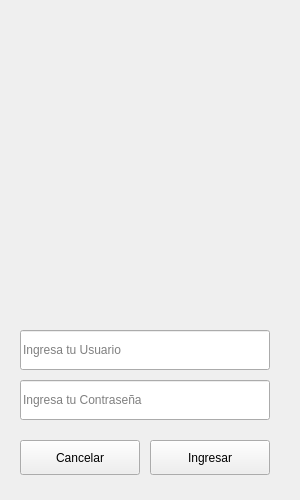
<?xml version="1.0" encoding="UTF-8"?>
<ui version="4.0">
 <class>UILogin</class>
 <widget class="QWidget" name="UILogin">
  <property name="geometry">
   <rect>
    <x>0</x>
    <y>0</y>
    <width>300</width>
    <height>500</height>
   </rect>
  </property>
  <property name="minimumSize">
   <size>
    <width>300</width>
    <height>500</height>
   </size>
  </property>
  <property name="maximumSize">
   <size>
    <width>300</width>
    <height>500</height>
   </size>
  </property>
  <property name="font">
   <font>
    <family>Tahoma</family>
   </font>
  </property>
  <property name="windowTitle">
   <string>Ingreso a SVDN ENTERPRISE</string>
  </property>
  <property name="windowIcon">
   <iconset>
    <normaloff>../image/favicon.ico</normaloff>../image/favicon.ico</iconset>
  </property>
  <property name="styleSheet">
   <string notr="true">QToolTip
{
     border: 1px solid #D81D75;
     background-color:#1C1D1C /*#1775F9*/;
     padding: 3px;
     border-radius: 3px;
     opacity: 100;
}

QWidget
{
    color: #b1b1b1;
    background-color: #323232;
}

QWidget:item:hover
{
    background-color: QLinearGradient( x1: 0, y1: 0, x2: 0, y2: 1, stop: 0 #1775F9, stop: 1 #ca0619);
    color: #000000;
}

QWidget:item:selected
{
    background-color: QLinearGradient( x1: 0, y1: 0, x2: 0, y2: 1, stop: 0 #1775F9, stop: 1 #1775FA);
}

QMenuBar::item
{
    background: transparent;
}

QMenuBar::item:selected
{
    background: transparent;
    border: 1px solid #2693FF;
}

QMenuBar::item:pressed
{
    background: #444;
    border: 1px solid #000;
    background-color: QLinearGradient(
        x1:0, y1:0,
        x2:0, y2:1,
        stop:1 #212121,
        stop:0.4 #343434/*,
        stop:0.2 #343434,
        stop:0.1 #2693FF*/
    );
    margin-bottom:-1px;
    padding-bottom:1px;
}

QMenu
{
    border: 1px solid #000;
    padding: 2px;
}

QMenu::item
{
    /*padding: 5px 20px 5px 20px;*/
}

QMenu::item:selected
{
    color: #000000;
}


QWidget:disabled
{
    color: #404040;
    background-color: #323232;
}

QAbstractItemView
{
    background-color: QLinearGradient( x1: 0, y1: 0, x2: 0, y2: 1, stop: 0 #4d4d4d, stop: 0.1 #646464, stop: 1 #5d5d5d);
}

QWidget:focus
{
    /*border: 2px solid QLinearGradient( x1: 0, y1: 0, x2: 0, y2: 1, stop: 0 #1775F9, stop: 1 #1775FA);*/
}

/*QLineEdit
{
    background-color: QLinearGradient( x1: 0, y1: 0, x2: 0, y2: 1, stop: 0 #4d4d4d, stop: 0 #646464, stop: 1 #5d5d5d);
    padding: 1px;
    border-style: solid;
    border: 1px solid #1e1e1e;
    border-radius: 5;
}*/

QLabel#linkField
{
    color: #1775F9;
}

QLabel#linkField:hover
{
    color: #D81D75;
}

QPushButton
{
    color: #b1b1b1;
    background-color: QLinearGradient( x1: 0, y1: 0, x2: 0, y2: 1, stop: 0 #565656, stop: 0.1 #525252, stop: 0.5 #4e4e4e, stop: 0.9 #4a4a4a, stop: 1 #464646);
    border-width: 1px;
    border-color: #1e1e1e;
    border-style: solid;
    border-radius: 6;
    padding: 3px;
    font-size: 12px;
    padding-left: 5px;
    padding-right: 5px;
}

QPushButton:pressed
{
    background-color: QLinearGradient( x1: 0, y1: 0, x2: 0, y2: 1, stop: 0 #2d2d2d, stop: 0.1 #2b2b2b, stop: 0.5 #292929, stop: 0.9 #282828, stop: 1 #252525);
}

QComboBox
{
    selection-background-color: #2693FF;
    background-color: QLinearGradient( x1: 0, y1: 0, x2: 0, y2: 1, stop: 0 #565656, stop: 0.1 #525252, stop: 0.5 #4e4e4e, stop: 0.9 #4a4a4a, stop: 1 #464646);
    border-style: solid;
    border: 1px solid #1e1e1e;
    border-radius: 5;
}

QComboBox:hover,QPushButton:hover
{
    border: 2px solid QLinearGradient( x1: 0, y1: 0, x2: 0, y2: 1, stop: 0 #1775F9, stop: 1 #1775F9);
}


QComboBox:on
{
    padding-top: 3px;
    padding-left: 4px;
    background-color: QLinearGradient( x1: 0, y1: 0, x2: 0, y2: 1, stop: 0 #2d2d2d, stop: 0.1 #2b2b2b, stop: 0.5 #292929, stop: 0.9 #282828, stop: 1 #252525);
    selection-background-color: #2693FF;
}

QComboBox QAbstractItemView
{
    border: 2px solid darkgray;
    selection-background-color: QLinearGradient( x1: 0, y1: 0, x2: 0, y2: 1, stop: 0 #1775F9, stop: 1 #1775FA);
}

QComboBox::drop-down
{
     subcontrol-origin: padding;
     subcontrol-position: top right;
     width: 15px;

     border-left-width: 0px;
     border-left-color: darkgray;
     border-left-style: solid; /* just a single line */
     border-top-right-radius: 3px; /* same radius as the QComboBox */
     border-bottom-right-radius: 3px;
 }

QComboBox::down-arrow
{
     image: url(:/down_arrow.png);
}

QGroupBox:focus
{
    border: 2px solid QLinearGradient( x1: 0, y1: 0, x2: 0, y2: 1, stop: 0 #1775F9, stop: 1 #1775FA);
}

QTextEdit
{
    padding-top: 5px;
    padding-left: 5px;
    background-color: #242424;

}

QTextEdit:focus
{
    border: 2px solid QLinearGradient( x1: 0, y1: 0, x2: 0, y2: 1, stop: 0 #1775F9, stop: 1 #1775FA);
}

QLineEdit
{
    padding-top: 0px;
    padding-left: 0px;
    background-color: #242424;

}

QLineEdit:focus
{
    border: 2px solid QLinearGradient( x1: 0, y1: 0, x2: 0, y2: 1, stop: 0 #1775F9, stop: 1 #1775FA);
}


QLabel#linkField
{
    color: #1775F9;
}

QLabel#linkField:hover
{
    color: #D81D75;
}

QScrollBar:horizontal {
     border: 1px solid #222222;
     background: QLinearGradient( x1: 0, y1: 0, x2: 0, y2: 1, stop: 0.0 #121212, stop: 0.2 #282828, stop: 1 #484848);
     height: 7px;
     margin: 0px 16px 0 16px;
}

QScrollBar::handle:horizontal
{
      background: QLinearGradient( x1: 0, y1: 0, x2: 1, y2: 0, stop: 0 #1775F9, stop: 0.5 #1775FA, stop: 1 #1775F9);
      min-height: 20px;
      border-radius: 2px;
}

QScrollBar::add-line:horizontal {
      border: 1px solid #1b1b19;
      border-radius: 2px;
      background: QLinearGradient( x1: 0, y1: 0, x2: 1, y2: 0, stop: 0 #1775F9, stop: 1 #1775FA);
      width: 14px;
      subcontrol-position: right;
      subcontrol-origin: margin;
}

QScrollBar::sub-line:horizontal {
      border: 1px solid #1b1b19;
      border-radius: 2px;
      background: QLinearGradient( x1: 0, y1: 0, x2: 1, y2: 0, stop: 0 #1775F9, stop: 1 #1775FA);
      width: 14px;
     subcontrol-position: left;
     subcontrol-origin: margin;
}

QScrollBar::right-arrow:horizontal, QScrollBar::left-arrow:horizontal
{
      border: 1px solid black;
      width: 1px;
      height: 1px;
      background: white;
}

QScrollBar::add-page:horizontal, QScrollBar::sub-page:horizontal
{
      background: none;
}

QScrollBar:vertical
{
      background: QLinearGradient( x1: 0, y1: 0, x2: 1, y2: 0, stop: 0.0 #121212, stop: 0.2 #282828, stop: 1 #484848);
      width: 7px;
      margin: 16px 0 16px 0;
      border: 1px solid #222222;
}

QScrollBar::handle:vertical
{
      background: QLinearGradient( x1: 0, y1: 0, x2: 0, y2: 1, stop: 0 #1775F9, stop: 0.5 #1775FA, stop: 1 #1775F9);
      min-height: 20px;
      border-radius: 2px;
}

QScrollBar::add-line:vertical
{
      border: 1px solid #1b1b19;
      border-radius: 2px;
      background: QLinearGradient( x1: 0, y1: 0, x2: 0, y2: 1, stop: 0 #1775F9, stop: 1 #1775FA);
      height: 14px;
      subcontrol-position: bottom;
      subcontrol-origin: margin;
}

QScrollBar::sub-line:vertical
{
      border: 1px solid #1b1b19;
      border-radius: 2px;
      background: QLinearGradient( x1: 0, y1: 0, x2: 0, y2: 1, stop: 0 #1775FA, stop: 1 #1775F9);
      height: 14px;
      subcontrol-position: top;
      subcontrol-origin: margin;
}

QScrollBar::up-arrow:vertical, QScrollBar::down-arrow:vertical
{
      border: 1px solid black;
      width: 1px;
      height: 1px;
      background: white;
}


QScrollBar::add-page:vertical, QScrollBar::sub-page:vertical
{
      background: none;
}

QPlainTextEdit
{
    background-color: #242424;
}

QHeaderView::section
{
    background-color: QLinearGradient(x1:0, y1:0, x2:0, y2:1, stop:0 #616161, stop: 0.5 #505050, stop: 0.6 #434343, stop:1 #656565);
    color: white;
    padding-left: 4px;
    border: 1px solid #6c6c6c;
}

QCheckBox:disabled
{
color: #414141;
}

QDockWidget::title
{
    text-align: center;
    spacing: 3px; /* spacing between items in the tool bar */
    background-color: QLinearGradient(x1:0, y1:0, x2:0, y2:1, stop:0 #323232, stop: 0.5 #242424, stop:1 #323232);
}

QDockWidget::close-button, QDockWidget::float-button
{
    text-align: center;
    spacing: 1px; /* spacing between items in the tool bar */
    background-color: QLinearGradient(x1:0, y1:0, x2:0, y2:1, stop:0 #323232, stop: 0.5 #242424, stop:1 #323232);
}

QDockWidget::close-button:hover, QDockWidget::float-button:hover
{
    background: #242424;
}

QDockWidget::close-button:pressed, QDockWidget::float-button:pressed
{
    padding: 1px -1px -1px 1px;
}

QMainWindow::separator
{
    background-color: QLinearGradient(x1:0, y1:0, x2:0, y2:1, stop:0 #161616, stop: 0.5 #151515, stop: 0.6 #212121, stop:1 #343434);
    color: white;
    padding-left: 4px;
    border: 1px solid #4c4c4c;
    spacing: 3px; /* spacing between items in the tool bar */
}

QMainWindow::separator:hover
{

    background-color: QLinearGradient(x1:0, y1:0, x2:0, y2:1, stop:0 #1775FA, stop:0.5 #b56c17 stop:1 #1775F9);
    color: white;
    padding-left: 4px;
    border: 1px solid #6c6c6c;
    spacing: 3px; /* spacing between items in the tool bar */
}

QToolBar::handle
{
     spacing: 3px; /* spacing between items in the tool bar */
     background: url(:/images/handle.png);
}

QMenu::separator
{
    height: 2px;
    background-color: QLinearGradient(x1:0, y1:0, x2:0, y2:1, stop:0 #161616, stop: 0.5 #151515, stop: 0.6 #212121, stop:1 #343434);
    color: white;
    padding-left: 4px;
    margin-left: 10px;
    margin-right: 5px;
}

QProgressBar
{
    border: 2px solid grey;
    border-radius: 5px;
    text-align: center;
}

QProgressBar::chunk
{
    background-color: #1775FA;
    width: 2.15px;
    margin: 0.5px;
}

QTabBar::tab {
    color: #b1b1b1;
    border: 1px solid #444;
    border-bottom-style: none;
    background-color: #323232;
    padding-left: 10px;
    padding-right: 10px;
    padding-top: 3px;
    padding-bottom: 2px;
    margin-right: -1px;
}

QTabWidget::pane {
    border: 1px solid #444;
    top: 1px;
}

QTabBar::tab:last
{
    margin-right: 0; /* the last selected tab has nothing to overlap with on the right */
    border-top-right-radius: 3px;
}

QTabBar::tab:first:!selected
{
 margin-left: 0px; /* the last selected tab has nothing to overlap with on the right */


    border-top-left-radius: 3px;
}

QTabBar::tab:!selected
{
    color: #b1b1b1;
    border-bottom-style: solid;
    margin-top: 3px;
    background-color: QLinearGradient(x1:0, y1:0, x2:0, y2:1, stop:1 #212121, stop:.4 #343434);
}

QTabBar::tab:selected
{
    border-top-left-radius: 3px;
    border-top-right-radius: 3px;
    margin-bottom: 0px;
}

QTabBar::tab:!selected:hover
{
    /*border-top: 2px solid #2693FF;
    padding-bottom: 3px;*/
    border-top-left-radius: 3px;
    border-top-right-radius: 3px;
    background-color: QLinearGradient(x1:0, y1:0, x2:0, y2:1, stop:1 #212121, stop:0.4 #343434, stop:0.2 #343434, stop:0.1 #2693FF);
}

QRadioButton::indicator:checked, QRadioButton::indicator:unchecked{
    color: #b1b1b1;
    background-color: #323232;
    border: 1px solid #b1b1b1;
    border-radius: 6px;
}

QRadioButton::indicator:checked
{
    background-color: qradialgradient(
        cx: 0.5, cy: 0.5,
        fx: 0.5, fy: 0.5,
        radius: 1.0,
        stop: 0.25 #2693FF,
        stop: 0.3 #323232
    );
}

QCheckBox::indicator{
    color: #b1b1b1;
    background-color: #323232;
    border: 1px solid #b1b1b1;
    width: 9px;
    height: 9px;
}

QRadioButton::indicator
{
    border-radius: 6px;
}

QRadioButton::indicator:hover, QCheckBox::indicator:hover
{
    border: 1px solid #1775FA;
}

QCheckBox::indicator:checked
{
    image:url(:/images/checkbox.png);
}

QCheckBox::indicator:disabled, QRadioButton::indicator:disabled
{
    border: 1px solid #444;
}
font: 8pt &quot;Tahoma&quot;;</string>
  </property>
  <property name="locale">
   <locale language="Spanish" country="Peru"/>
  </property>
  <widget class="QLineEdit" name="usuarioLbl">
   <property name="geometry">
    <rect>
     <x>20</x>
     <y>330</y>
     <width>250</width>
     <height>40</height>
    </rect>
   </property>
   <property name="toolTip">
    <string>Ingrese su usuario, solo debe contener numeros</string>
   </property>
   <property name="placeholderText">
    <string>Ingresa tu Usuario</string>
   </property>
  </widget>
  <widget class="QLineEdit" name="contrasenaLbl">
   <property name="geometry">
    <rect>
     <x>20</x>
     <y>380</y>
     <width>250</width>
     <height>40</height>
    </rect>
   </property>
   <property name="toolTip">
    <string>Ingrese su contraseña, solo tiene tres intentos</string>
   </property>
   <property name="placeholderText">
    <string>Ingresa tu Contraseña</string>
   </property>
  </widget>
  <widget class="QPushButton" name="cancelarBtn">
   <property name="geometry">
    <rect>
     <x>20</x>
     <y>440</y>
     <width>120</width>
     <height>35</height>
    </rect>
   </property>
   <property name="text">
    <string>Cancelar</string>
   </property>
   <property name="icon">
    <iconset>
     <normaloff>../image/cancelar.ico</normaloff>../image/cancelar.ico</iconset>
   </property>
  </widget>
  <widget class="QPushButton" name="ingresarBtn">
   <property name="geometry">
    <rect>
     <x>150</x>
     <y>440</y>
     <width>120</width>
     <height>35</height>
    </rect>
   </property>
   <property name="text">
    <string>Ingresar</string>
   </property>
   <property name="icon">
    <iconset>
     <normaloff>../image/ingresar.ico</normaloff>../image/ingresar.ico</iconset>
   </property>
  </widget>
  <widget class="QLabel" name="label">
   <property name="geometry">
    <rect>
     <x>0</x>
     <y>0</y>
     <width>311</width>
     <height>311</height>
    </rect>
   </property>
   <property name="text">
    <string/>
   </property>
  </widget>
 </widget>
 <tabstops>
  <tabstop>usuarioLbl</tabstop>
  <tabstop>contrasenaLbl</tabstop>
  <tabstop>ingresarBtn</tabstop>
  <tabstop>cancelarBtn</tabstop>
 </tabstops>
 <resources>
  <include location="image/login.qrc"/>
 </resources>
 <connections/>
</ui>
